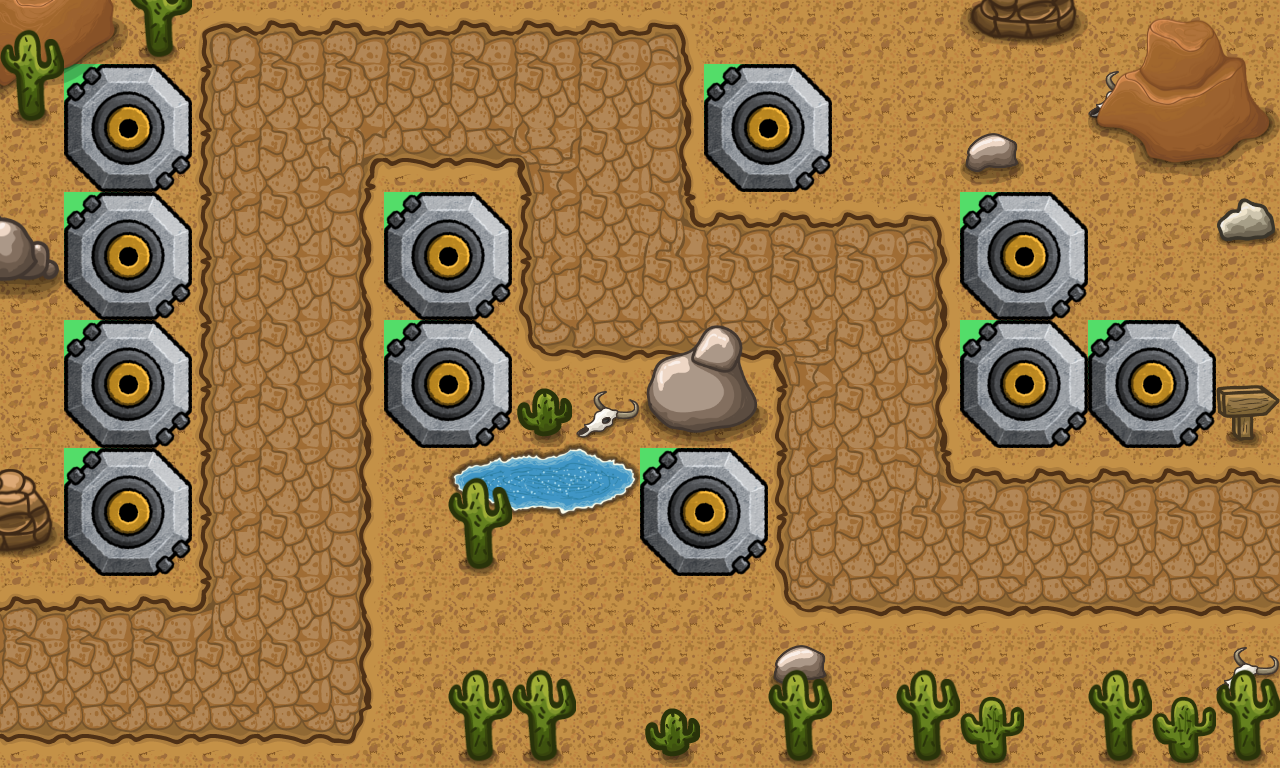

Tiled map render using the project's own tile images. Description and the whole map definition, tile-layer contents included, below:
An orthogonal 20x12 tile map with 64x64 px tiles, 6 tile layers (Background, Path, Placement, Substructure, ...), 2 tilesets and 1 object.

<map version="1.10" tiledversion="1.10.0" orientation="orthogonal" renderorder="right-down" width="20" height="12" tilewidth="64" tileheight="64" infinite="0" nextlayerid="8" nextobjectid="3">
 <editorsettings>
  <export target="DesertLevel1..js" format="js" />
 </editorsettings>
 <tileset firstgid="1" source="../tsx/tileset.tsx" />
 <tileset firstgid="197" source="../../towers/tiled/Substructure.tsx" />
 <layer id="1" name="Background" width="20" height="12">
  <data encoding="csv">
16,16,16,16,16,16,16,16,16,16,16,16,16,16,16,16,16,16,16,16,
16,16,16,16,16,16,16,16,16,16,16,16,16,16,16,16,16,16,16,16,
16,16,16,16,16,16,16,16,16,16,16,16,16,16,16,16,16,16,16,16,
16,16,16,16,16,16,16,16,16,16,16,16,16,16,16,16,16,16,16,16,
16,16,16,16,16,16,16,16,16,16,16,16,16,16,16,16,16,16,16,16,
16,16,16,16,16,16,16,16,16,16,16,16,16,16,16,16,16,16,16,16,
16,16,16,16,16,16,16,16,16,16,16,16,16,16,16,16,16,16,16,16,
16,16,16,16,16,16,16,16,16,16,16,16,16,16,16,16,16,16,16,16,
16,16,16,16,16,16,16,16,16,16,16,16,16,16,16,16,16,16,16,16,
16,16,16,16,16,16,16,16,16,16,16,16,16,16,16,16,16,16,16,16,
16,16,16,16,16,16,16,16,16,16,16,16,16,16,16,16,16,16,16,16,
16,16,16,16,16,16,16,16,16,16,16,16,16,16,16,16,16,16,16,16
</data>
 </layer>
 <layer id="2" name="Path" width="20" height="12">
  <data encoding="csv">
0,0,0,4,5,5,5,5,5,5,6,0,0,0,0,0,0,0,0,0,
0,0,0,18,19,19,19,19,19,19,20,0,0,0,0,0,0,0,0,0,
0,0,0,18,19,22,33,33,21,19,20,0,0,0,0,0,0,0,0,0,
0,0,0,18,19,20,0,0,18,19,8,5,5,5,6,0,0,0,0,0,
0,0,0,18,19,20,0,0,18,19,19,19,19,19,20,0,0,0,0,0,
0,0,0,18,19,20,0,0,32,33,33,33,21,19,20,0,0,0,0,0,
0,0,0,18,19,20,0,0,0,0,0,0,18,19,20,0,0,0,0,0,
0,0,0,18,19,20,0,0,0,0,0,0,18,19,8,5,5,5,5,5,
0,0,0,18,19,20,0,0,0,0,0,0,18,19,19,19,19,19,19,19,
5,5,5,7,19,20,0,0,0,0,0,0,32,33,33,33,33,33,33,33,
19,19,19,19,19,20,0,0,0,0,0,0,0,0,0,0,0,0,0,0,
33,33,33,33,33,34,0,0,0,0,0,0,0,0,0,0,0,0,0,0
</data>
 </layer>
 <layer id="3" name="Placement" width="20" height="12">
  <data encoding="csv">
0,0,0,0,0,0,0,0,0,0,0,0,0,0,0,0,0,0,0,0,
0,14,0,0,0,0,0,0,0,0,0,14,0,0,0,0,0,0,0,0,
0,0,0,0,0,0,0,0,0,0,0,0,0,0,0,0,0,0,0,0,
0,14,0,0,0,0,14,0,0,0,0,0,0,0,0,14,0,0,0,0,
0,0,0,0,0,0,0,0,0,0,0,0,0,0,0,0,0,0,0,0,
0,14,0,0,0,0,14,0,0,0,0,0,0,0,0,14,0,14,0,0,
0,0,0,0,0,0,0,0,0,0,0,0,0,0,0,0,0,0,0,0,
0,14,0,0,0,0,0,0,0,0,14,0,0,0,0,0,0,0,0,5,
0,0,0,0,0,0,0,0,0,0,0,0,0,0,0,0,0,0,0,0,
0,0,0,0,0,0,0,0,0,0,0,0,0,0,0,0,0,0,0,0,
0,0,0,0,0,0,0,0,0,0,0,0,0,0,0,0,0,0,0,0,
0,0,0,0,0,0,0,0,0,0,0,0,0,0,0,0,0,0,0,0
</data>
 </layer>
 <layer id="6" name="Substructure" width="20" height="12">
  <data encoding="csv">
0,0,0,0,0,0,0,0,0,0,0,0,0,0,0,0,0,0,0,0,
0,197,198,0,0,0,0,0,0,0,0,197,198,0,0,0,0,0,0,0,
0,199,200,0,0,0,0,0,0,0,0,199,200,0,0,0,0,0,0,0,
0,197,198,0,0,0,197,198,0,0,0,0,0,0,0,197,198,0,0,0,
0,199,200,0,0,0,199,200,0,0,0,0,0,0,0,199,200,0,0,0,
0,197,198,0,0,0,197,198,0,0,0,0,0,0,0,197,198,197,198,0,
0,199,200,0,0,0,199,200,0,0,0,0,0,0,0,199,200,199,200,0,
0,197,198,0,0,0,0,0,0,0,197,198,0,0,0,0,0,0,0,0,
0,199,200,0,0,0,0,0,0,0,199,200,0,0,0,0,0,0,0,0,
0,0,0,0,0,0,0,0,0,0,0,0,0,0,0,0,0,0,0,0,
0,0,0,0,0,0,0,0,0,0,0,0,0,0,0,0,0,0,0,0,
0,0,0,0,0,0,0,0,0,0,0,0,0,0,0,0,0,0,0,0
</data>
 </layer>
 <layer id="4" name="Details 1" width="20" height="12">
  <data encoding="csv">
131,132,0,0,0,0,0,0,0,0,0,0,0,0,0,0,0,0,0,0,
145,146,0,0,0,0,0,0,0,0,0,0,0,0,0,0,0,48,0,0,
0,0,0,0,0,0,0,0,0,0,0,0,0,0,0,46,0,0,0,0,
94,0,0,0,0,0,0,0,0,0,0,0,0,0,0,0,0,0,0,43,
108,0,0,0,0,0,0,0,0,0,0,0,0,0,0,0,0,0,0,0,
0,0,0,0,0,0,0,0,0,0,89,90,0,0,0,0,0,0,0,0,
0,0,0,0,0,0,0,119,120,121,103,104,0,0,0,0,0,0,0,47,
86,0,0,0,0,0,0,133,134,135,0,0,0,0,0,0,0,0,0,0,
100,0,0,0,0,0,0,147,148,149,0,0,0,0,0,0,0,0,0,0,
0,0,0,0,0,0,0,0,0,0,0,0,0,0,0,0,0,0,0,0,
0,0,0,0,0,0,0,57,57,0,0,0,46,0,0,0,0,0,58,48,
0,0,0,0,0,0,0,71,71,0,49,0,0,0,0,0,0,0,72,0
</data>
 </layer>
 <layer id="5" name="Details 2" width="20" height="12">
  <data encoding="csv">
57,0,71,0,0,0,0,0,0,0,0,0,0,0,0,99,100,113,114,115,
71,0,0,0,0,0,0,0,0,0,0,0,0,0,0,0,0,127,128,129,
0,0,0,0,0,0,0,0,0,0,0,0,0,0,0,0,0,141,142,143,
0,0,0,0,0,0,0,0,0,0,0,0,0,0,0,0,0,0,0,0,
0,0,0,0,0,0,0,0,0,0,0,0,0,0,0,0,0,0,0,0,
0,0,0,0,0,0,0,0,0,0,0,0,0,0,0,0,0,0,0,0,
0,0,0,0,0,0,0,0,49,48,0,0,0,0,0,0,0,0,0,0,
0,0,0,0,0,0,0,57,0,0,0,0,0,0,0,0,0,0,0,0,
0,0,0,0,0,0,0,71,0,0,0,0,0,0,0,0,0,0,0,0,
0,0,0,0,0,0,0,0,0,0,0,0,0,0,0,0,0,0,0,0,
0,0,0,0,0,0,0,0,0,0,0,0,57,0,57,58,0,57,0,57,
0,0,0,0,0,0,0,0,0,0,0,0,71,0,71,72,0,71,0,71
</data>
 </layer>
 <objectgroup id="7" name="Way">
  <object id="1" x="0" y="0">
   <polyline points="0,0 -128,0 -129.333,674.667 288.667,676 287.333,94 608.667,95.3333 608,289.333 864.667,286 868,548.667 1389.33,547.333" />
  </object>
 </objectgroup>
</map>
